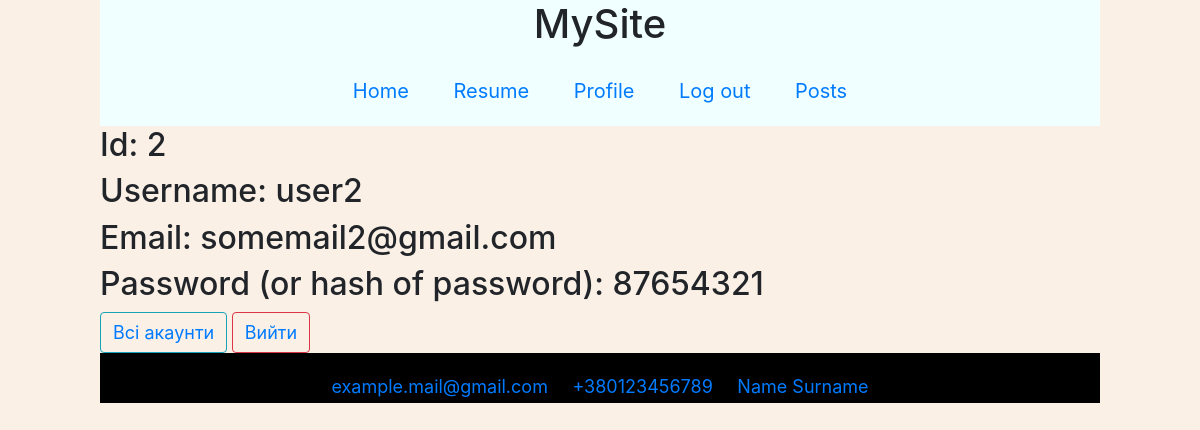
The page /users/account (signed in) on the database its author committed.
### app/users/models.py (models this page shows, shortened)
class User(db.Model, UserMixin):
    __tablename__ = 'users'
    id = db.Column(db.Integer, primary_key=True)
    username = db.Column(db.String(20), nullable=False)
    email = db.Column(db.String(120), unique=True, nullable=False)
    password = db.Column(db.String(100), nullable=False)

### app/users/views.py (the view)
@users_bp.route('/account')
@login_required
def get_account():
    user = current_user
    username = user.username
    id = user.id
    email = user.email
    password = user.password
    return render_template("account.html", username=username, id=id, email=email, password=password)

### app/__init__.py (called while the page is built)
@login_manager.user_loader
def load_user(user_id):
    from app.users.models import User
    return User.query.get(user_id)

### app/users/templates/account.html (shortened to what this page needs)
{% extends 'base.html' %}
{% block content %}
    {% include 'header.html' %}
    <h2> Id: {{ id }}</h2>
    <h2> Username: {{ username }} </h2>
    <h2> Email: {{ email }} </h2>
    <h2> Password (or hash of password): {{ password }}</h2>
    <button type="button" class="btn btn-outline-info"><a href="{{ url_for('users.get_all_accounts') }}">Всі акаунти</a></button>
    <button type="button" class="btn btn-outline-danger"><a href="{{ url_for('users.logout') }}">Вийти</a></button>
    {% include 'footer.html' %}
{% endblock %}

### app/static/css/style.css (style rules this page uses)
body { background-color: linen; margin-left: 100px; margin-right: 100px; }
a { font-size: 18px; }

### rows shown on the page
User: username "user2", email "somemail2@gmail.com", password "87654321"

### other values the page prints
{{ id }} "2"
